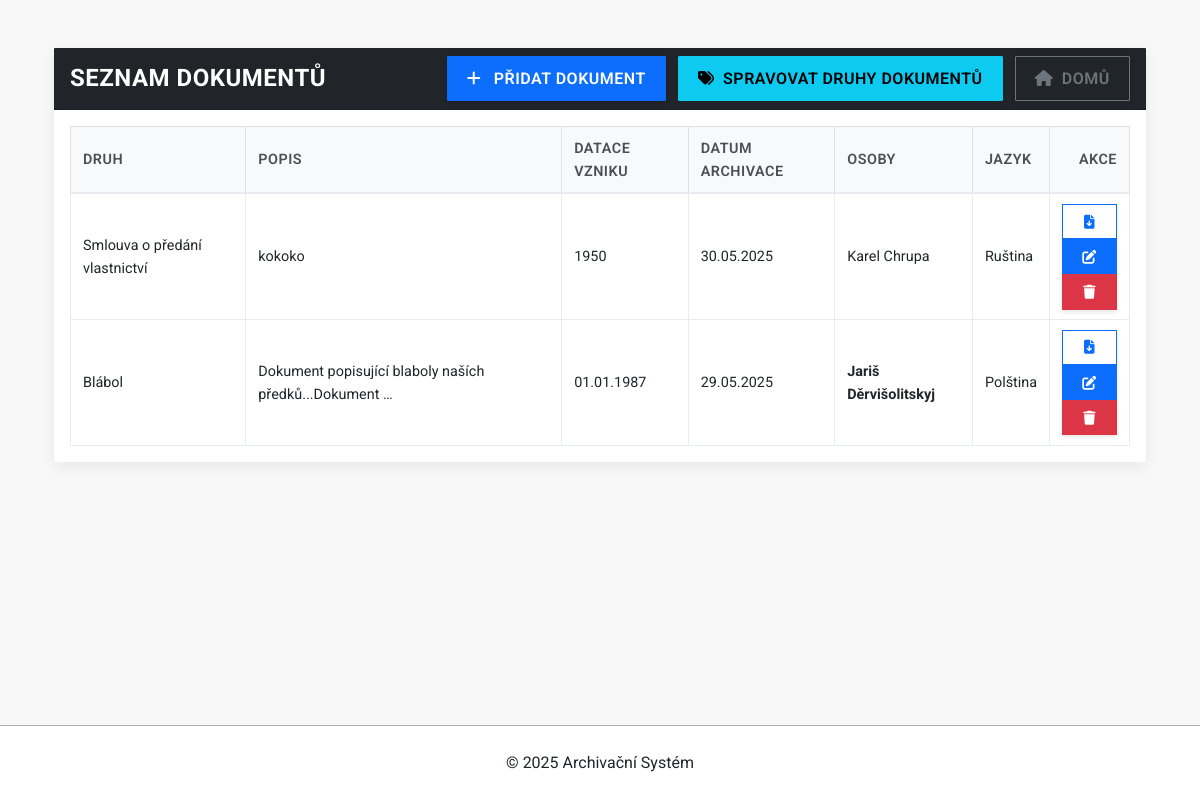
Before: /archiv_app/dokumenty/ with the older database file.
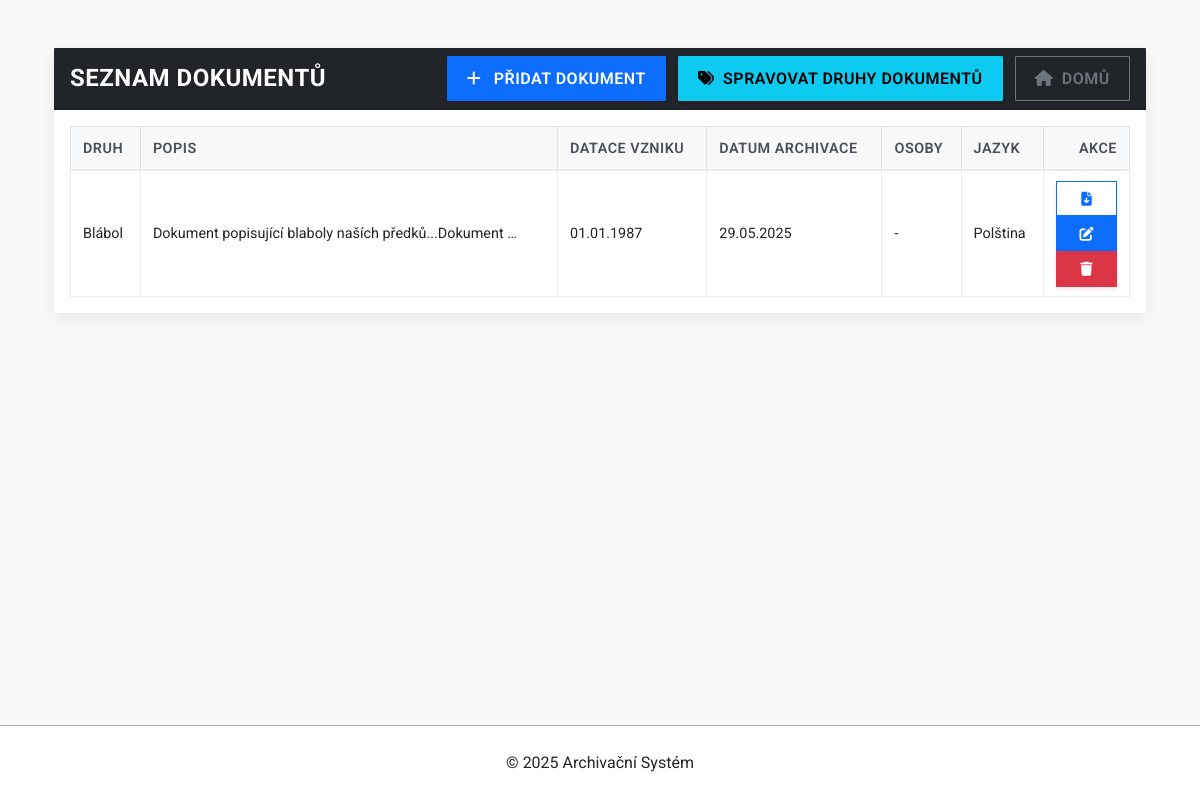
After: the same page with the newer database file.
### archiv_app/models.py (models this page shows, shortened)
class ArchivovanyObjekt(PolymorphicModel):
    TYPY_OBJEKTU = [
        ('dokument', 'Dokument'),
        ('fotografie', 'Fotografie'),
    ]
    typ = models.CharField(
        max_length=20,
        choices=TYPY_OBJEKTU,
        blank=False,
        help_text="Typ objektu",
        verbose_name="Typ objektu",
        error_messages={'blank': 'Typ objektu musí být vybrán.'})
    osoba = models.ForeignKey(
        Osoba,
        on_delete=models.SET_NULL,
        null=True, blank=True,
        help_text="Osoba, s objektem spojená",
        verbose_name="Osoba")
    soubor = models.ForeignKey(
        Soubor,
        on_delete=models.CASCADE,
        null=True, blank=True,
        help_text="Soubor k archivaci",
        verbose_name="Soubor")
    datum_archivace = models.DateField(
        default=timezone.now,
        help_text="Datum archivace objektu",
        verbose_name="Datum archivace")
    popis = models.TextField(
        blank=True,
        help_text="Popis objektu",
        verbose_name="Popis")
    datum_vzniku_presne = models.DateField(
        verbose_name="Přesné datum vzniku",
        null=True, blank=True,
        help_text="Přesné datum vzniku objektu (DD.MM.RRRR)."
    )
    rok_vzniku = models.PositiveIntegerField(
        verbose_name="Rok vzniku",
        null=True, blank=True,
        help_text="Rok vzniku objektu (např. 1950).",
        validators=[MinValueValidator(1000), MaxValueValidator(timezone.now().year + 5)]
    )
    stoleti_vzniku = models.CharField(
        max_length=2,
        choices=STOLETÍ_CHOICES,
        verbose_name="Století vzniku",
        null=True, blank=True,
        help_text="Století, ve kterém objekt vznikl."
    )
    osoby = models.ManyToManyField(Osoba, related_name="objekty", blank=True, help_text="Osoby spojené s objektem", verbose_name="Osoby")
    class Meta:
        ordering = ['-datum_archivace', 'typ']
        verbose_name = 'Archivovaný objekt'
        verbose_name_plural = 'Archivované objekty'
    def get_datace_display(self):
        if self.datum_vzniku_presne:
            return self.datum_vzniku_presne.strftime("%d.%m.%Y")
        elif self.rok_vzniku:
            return str(self.rok_vzniku)
        elif self.stoleti_vzniku:
            return self.get_stoleti_vzniku_display()
        return "-"
    get_datace_display.short_description = "Datace vzniku"

class Dokument(ArchivovanyObjekt):
    JAZYK_CHOICES = [
        ('cs', 'Čeština'),
        ('sk', 'Slovenština'),
        ('en', 'Angličtina'),
        ('de', 'Němčina'),
        ('pl', 'Polština'),
        ('fr', 'Francouzština'),
        ('la', 'Latina'),
        ('ru', 'Ruština'),
        ('jin', 'Jiný'),
    ]
    druh = models.ForeignKey(
        Druh,
        on_delete=models.SET_NULL,
        null=True,
        blank=True,
        verbose_name='Druh dokumentu',
        help_text='Vyberte druh dokumentu.'
    )
    jazyk = models.CharField(
        max_length=3,
        choices=JAZYK_CHOICES,
        verbose_name='Jazyk dokumentu',
        help_text='Vyberte jazyk, ve kterém je dokument napsán.',
        blank=False,
        default='cs',
        error_messages={'blank': 'Jazyk dokumentu musí být vybrán.'}
    )
    class Meta:
        verbose_name = "Dokument"
        verbose_name_plural = "Dokumenty"
        ordering = ['-datum_archivace', 'jazyk']

class Druh(models.Model):
    nazev = models.CharField(
        max_length=100, blank=False,
        help_text="Název druhu dokumentu",
        verbose_name="Název druhu",
        error_messages={'blank': 'Název druhu dokumentu nesmí být prázdný.'})
    popis = models.TextField(
        blank=True,
        help_text="Popis druhu dokumentu",
        verbose_name="Popis druhu")
    class Meta:
        ordering = ['nazev']
        verbose_name = 'Druh dokumentu'
        verbose_name_plural = 'Druhy dokumentů'

class ArchivovanyObjekt(PolymorphicModel):
    TYPY_OBJEKTU = [
        ('dokument', 'Dokument'),
        ('fotografie', 'Fotografie'),
    ]
    typ = models.CharField(
        max_length=20,
        choices=TYPY_OBJEKTU,
        blank=False,
        help_text="Typ objektu",
        verbose_name="Typ objektu",
        error_messages={'blank': 'Typ objektu musí být vybrán.'})
    osoba = models.ForeignKey(
        Osoba,
        on_delete=models.SET_NULL,
        null=True, blank=True,
        help_text="Osoba, s objektem spojená",
        verbose_name="Osoba")
    soubor = models.ForeignKey(
        Soubor,
        on_delete=models.CASCADE,
        null=True, blank=True,
        help_text="Soubor k archivaci",
        verbose_name="Soubor")
    datum_archivace = models.DateField(
        default=timezone.now,
        help_text="Datum archivace objektu",
        verbose_name="Datum archivace")
    popis = models.TextField(
        blank=True,
        help_text="Popis objektu",
        verbose_name="Popis")
    datum_vzniku_presne = models.DateField(
        verbose_name="Přesné datum vzniku",
        null=True, blank=True,
        help_text="Přesné datum vzniku objektu (DD.MM.RRRR)."
    )
    rok_vzniku = models.PositiveIntegerField(
        verbose_name="Rok vzniku",
        null=True, blank=True,
        help_text="Rok vzniku objektu (např. 1950).",
        validators=[MinValueValidator(1000), MaxValueValidator(timezone.now().year + 5)]
    )
    stoleti_vzniku = models.CharField(
        max_length=2,
        choices=STOLETÍ_CHOICES,
        verbose_name="Století vzniku",
        null=True, blank=True,
        help_text="Století, ve kterém objekt vznikl."
    )
    osoby = models.ManyToManyField(Osoba, related_name="objekty", blank=True, help_text="Osoby spojené s objektem", verbose_name="Osoby")
    class Meta:
        ordering = ['-datum_archivace', 'typ']
        verbose_name = 'Archivovaný objekt'
        verbose_name_plural = 'Archivované objekty'
    def get_datace_display(self):
        if self.datum_vzniku_presne:
            return self.datum_vzniku_presne.strftime("%d.%m.%Y")
        elif self.rok_vzniku:
            return str(self.rok_vzniku)
        elif self.stoleti_vzniku:
            return self.get_stoleti_vzniku_display()
        return "-"
    get_datace_display.short_description = "Datace vzniku"

class Osoba(models.Model):
    jmeno = models.CharField(
        max_length=100,
        blank=False,
        help_text="Jméno osoby",
        verbose_name="Jméno",
        error_messages={'blank': 'Jméno osoby nesmí být prázdné.'})
    prijmeni = models.CharField(
        max_length=100,
        blank=False,
        help_text="Příjmení osoby",
        verbose_name="Příjmení",
        error_messages={'blank': 'Příjmení osoby nesmí být prázdné.'})
    narozeni = models.DateField(
        null=True, blank=True,
        help_text="Datum narození osoby",
        verbose_name="Datum narození")
    umrti = models.DateField(
        null=True, blank=True,
        help_text="Datum úmrtí osoby",
        verbose_name="Datum úmrtí")
    pohlavi = models.CharField(
        max_length=1,
        choices=[('M', 'Muž'), ('F', 'Žena')],
        blank=True, null=True,
        help_text="Pohlaví osoby",
        verbose_name="Pohlaví")
    class Meta:
        ordering = ['prijmeni', 'jmeno']
        verbose_name = "Osoba"
        verbose_name_plural = "Osoby"
    def __str__(self):
        return f"{self.jmeno} {self.prijmeni}"

### archiv_app/views.py (the view)
# urls.py: path('dokumenty/', dokumenty_list_view, name='dokumenty_list'),
def dokumenty_list_view(request):
    return _generic_list_view(request, Dokument, 'archiv_app/dokumenty_list.html', 'dokumenty_list')

### archiv_app/views.py (called while the page is built)
def _generic_list_view(request, ModelClass: type[models.Model], template_name: str, context_object_name: str, order_by_field: str = None):
    queryset = ModelClass.objects.all()
    if order_by_field:
        queryset = queryset.order_by(order_by_field)
    context = {
        context_object_name: queryset,
    }
    return render(request, template_name, context)

### archiv_app/templates/archiv_app/dokumenty_list.html (shortened to what the changed rows need)
{% extends 'archiv_app/base.html' %}
{% block content %}
<div class="container mt-4">
    <div class="card shadow-cubic mb-4">
        <div class="card-header d-flex justify-content-between align-items-center">
            <h2 class="mb-0 fs-4">SEZNAM DOKUMENTŮ</h2>
        </div>
        <div class="card-body p-3">
            {% if dokumenty_list %}
                <div class="table-responsive">
                    <table class="table custom-minimal-table">
                        <thead>
                            <tr>
                                <th>DRUH</th>
                                <th>POPIS</th>
                                <th>DATACE VZNIKU</th>
                                <th>DATUM ARCHIVACE</th>
                                <th>OSOBY</th>
                                <th>JAZYK</th>
                                <th class="actions-column">AKCE</th>
                            </tr>
                        </thead>
                        <tbody>
                            {% for dokument in dokumenty_list %}
                                <tr>
                                    <td>{{ dokument.druh.nazev|default:"-" }}</td>
                                    <td>{{ dokument.popis|truncatewords:5|default:"-" }}</td>
                                    <td>{{ dokument.get_datace_display|default:"-" }}</td>
                                    <td>{{ dokument.datum_archivace|date:"d.m.Y"|default:"-" }}</td>
                                    <td>
                                        {% with hlavni_osoba=dokument.osoba dalsi_osoby_qs=dokument.osoby.all %}
                                            {% if not hlavni_osoba and not dalsi_osoby_qs.exists %}-{% else %}
                                                {% if hlavni_osoba %}<strong>{{ hlavni_osoba|truncatechars:20 }}</strong>{% endif %}
                                                {% for p in dalsi_osoby_qs %}
                                                    {% if p != hlavni_osoba %}
                                                        {% if hlavni_osoba or not forloop.first %}, {% endif %}{{ p|truncatechars:20 }}
                                                    {% endif %}
                                                {% endfor %}
                                            {% endif %}
                                        {% endwith %}
                                    </td>
                                    <td>{{ dokument.get_jazyk_display|default:"-" }}</td>
                                    <td class="">
                                        <div class="">
                                            {% if dokument.soubor and dokument.soubor.file %}
                                                <a href="{{ dokument.soubor.file.url }}" target="_blank" class="btn btn-sm btn-outline-primary">
                                                    <i class="fas fa-file-download"></i>
                                                </a>
                                            {% else %}
                                                <span class="btn btn-sm btn-outline-secondary disabled"><i class="fas fa-ban"></i></span>
                                            {% endif %}
                                            <a href="{% url 'archiv_app:edit_dokument' dokument.pk %}" class="btn btn-sm btn-primary">
                                                <i class="fas fa-edit"></i>
                                            </a>
                                            <form action="{% url 'archiv_app:delete_dokument' dokument.pk %}" method="post">
                                                <button type="submit" class="btn btn-sm btn-danger" onclick="return confirm('Opravdu si přejete smazat tento dokument?');">
                                                    <i class="fas fa-trash"></i>
                                                </button>
                                            </form>
                                        </div>
                                    </td>
                                </tr>
                            {% endfor %}
                        </tbody>
                    </table>
                </div>
            {% else %}
                <div class="text-center p-5">
                    <i class="fas fa-file-alt fa-3x mb-3 text-secondary"></i>
                    <p class="lead">Nebyly nalezeny žádné dokumenty.</p>
                </div>
            {% endif %}
        </div>
    </div>
</div>
{% endblock %}

Changed rows visible on the page:
removed Dokument: druh.nazev "Smlouva o předání vlastnictví", popis "kokoko", datace "1950", datum_archivace "30.05.2025", jazyk "Ruština"
no longer on this page (row unchanged): Osoba: jmeno+prijmeni "Karel Chrupa"
shown differently, row unchanged: Dokument "Polština": osoba "Jariš Děrvišolitskyj" → (not shown); now shows "-"
